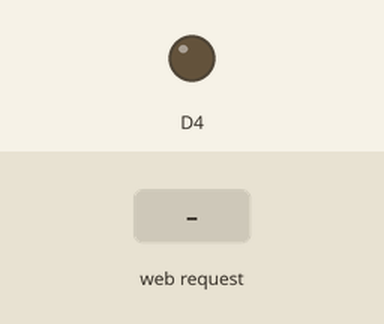
Simulated run of this sketch. Board: ESP8266 (NodeMCU). Shown: output pins drawn as LEDs (lit = HIGH). Inputs (shaded band) come from the test bench. WiFi joins after 1.5 s; servers stay silent unless stated; what the sketch prints to the serial monitor is not drawn.

Above: at 4.2 s.
4.3 s: HTTP request GET /ledON received
At 5.0 s:
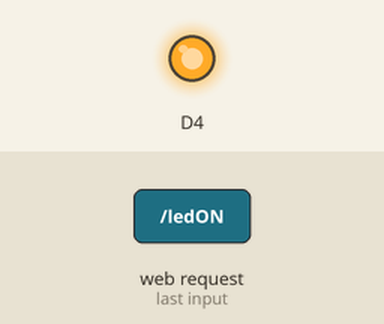
7.3 s: HTTP request GET /ledOFF received
At 8.5 s:
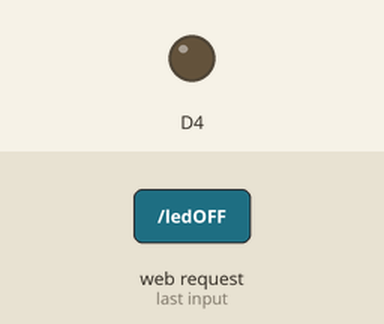
Timing chart, 0 to 10.3 s (numbered marks = the images above; inputs shaded):
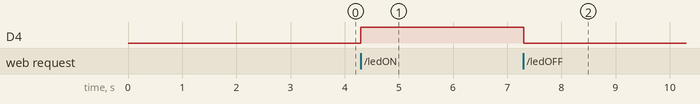

Measured:
- after the input at 4.3 s, D4: LOW → HIGH at once
- after the input at 7.3 s, D4: HIGH → LOW at once

The sketch:

Web_Server.ino
```cpp
#include<ESP8266WiFi.h>
#include<ESP8266WebServer.h>

//Bring an object from Header file (OOPs Concept)

ESP8266WebServer server(80);

bool LEDstatus = LOW;

void setup() {
  // put your setup code here, to run once:
  Serial.begin(9600);
  delay(1000);
  pinMode(D4, OUTPUT);

  Serial.print("Connecting to ");
  Serial.print("ssid");
  // Wifi credentials
  WiFi.begin("ssid", "password");
  while (WiFi.status() != WL_CONNECTED) {
  delay(1000);
  Serial.print(".");
}

  Serial.println("WiFi Connected!");
  Serial.println("IP is :");
  Serial.print(WiFi.localIP());

  server.on("/", handle_Connect);
  server.on("/ledON", handle_ledON);
  server.on("/ledOFF", handle_ledOFF);
  server.onNotFound(handle_NOTFOUND);
  server.begin();
}

void loop() {
  // put your main code here, to run repeatedly:
 server.handleClient();

  if(LEDstatus == 1){
    digitalWrite(D4, HIGH);
  }
  else{
    digitalWrite(D4,LOW);
  }
}

// ROUTE HANDLER FUNCTIONS

void handle_Connect(){
  Serial.println(LEDstatus ? "LED: ON" : "LED: OFF");
  server.send(200, "text/html", updateWebpage(LEDstatus));
}

void handle_ledON(){
  LEDstatus = HIGH;
  Serial.println("LED: HIGH");
  server.send(200, "text/html",updateWebpage(LEDstatus));
}

void handle_ledOFF(){
  LEDstatus = LOW;
  Serial.println("LED: OFF");
  server.send(200, "text/html",updateWebpage(LEDstatus));
}

void handle_NOTFOUND(){
  server.send(404, "text/plain", "404: NOT FOUND");
}

// HTML Integration

String updateWebpage(uint8_t LEDstatus){
  String html = R"rawliteral(
  <!DOCTYPE html>
  <html>
  <head>
    <title>ESP8266 Web Server</title>
    <meta name="viewport" content="width=device-width, initial-scale=1.0">
    <style>
    body {
      font-family: Helvetica, sans-serif;
      background-color: #f2f2f2;
      text-align: center;
      padding: 50px;
    }
    h1 {
      color: #333;
    }
    .button {
      padding: 15px 30px;
      font-size: 18px;
      border: none;
      border-radius: 8px;
      color: white;
      cursor: pointer;
      text-decoration: none;
    }
    .on {
      background-color: #00bfff;
    }
    .off {
      background-color: #ff4d4d;
    }
    </style>
  </head>
  <body>
    <h1>ESP8266 Web Server</h1>
    <h3>Using Station(STA) Mode</h3>
    STATUS_HTML
  </body>
  </html>
  )rawliteral";

// Logic for LED Status

  String statusBlock;
    if (LEDstatus) {
      statusBlock += "<p>LED: ON</p><a class=\"button off\" href=\"/ledOFF\">OFF</a>";
    } else {
      statusBlock += "<p>LED: OFF</p><a class=\"button on\" href=\"/ledON\">ON</a>";
    }

  html.replace("STATUS_HTML", statusBlock);
  return html;
}
```
